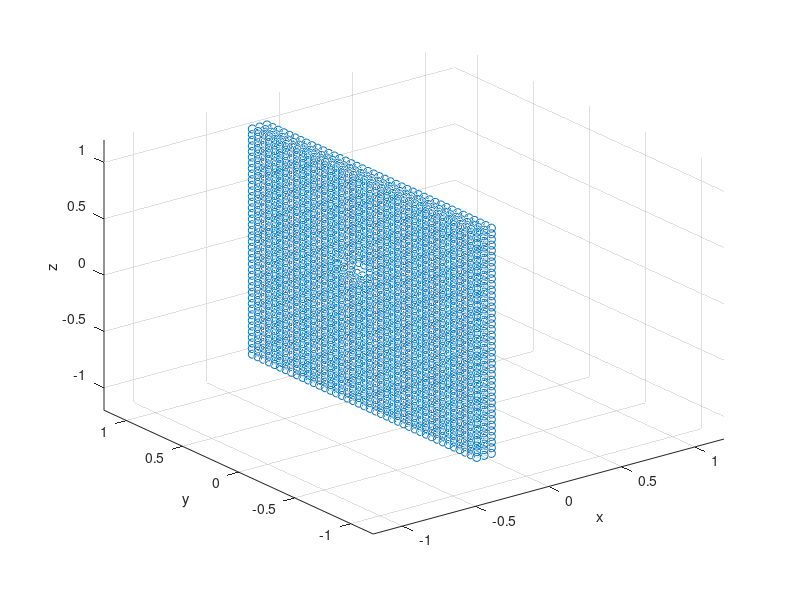

Here is the MATLAB script that generated this plot:
clc,clear all,close all
d=0.25; l=0.1; R=0.15; y0=0.1; z0=0.15; 
x0=d+l/2;
theta=atan(z0/abs(x0)); yy=R*cos(theta); zz=R*sin(theta);
k=-1:0.05:1;
% figure(1), plot3(x0,y0,z0,'g*','LineWidth',4),hold on
% Зануляем всё пространство
for i=1:1:length(k)
    for j=1:1:length(k)
        for m=1:1:length(k)
            A(i,j,m)=0;
        end
    end
end
%Обозначаем все точки стенки единичками
for z=-1:0.05:1
    for y=-1:0.05:1
        for x=-1:0.05:1
            if x<=-d && x>=-d-l
                n=round((1+0.05+x)/0.05); p=round((1+0.05+y)/0.05); r=round((1+0.05+z)/0.05); A(n,p,r)=1; %round - для преобразования в int
            end
        end
    end
end
u1=1;
%Обозначаем дырку в стене ноликами
for z=-1:0.05:1
    for y=-1:0.05:1
        for x=-1:0.05:1
            if(x<=-d) && (x>=-(d+l+0.01))
                if(y>=y0-yy) && (y<=y0+yy)
                    if(z>=z0-zz) && (z<=z0+zz)
                    n=round((1+0.05+x)/0.05); p=round((1+0.05+y)/0.05); r=round((1+0.05+z)/0.05); A(n,p,r)=0; C(u1,:)=[x y z]; u1=u1+1;
                    end
                end
            end
        end
    end
end
% figure(1),scatter3(C(:,1),C(:,2),C(:,3),'go'),hold on
t=1;
for i=1:1:length(k)
    for j=1:1:length(k)
        for m=1:1:length(k)
            if (A(i,j,m)==1)
                x1(t)=(0.05*i-1); y1(t)=(0.05*j-1); z1(t)=(0.05*m-1);
                t=t+1;
            end
        end
    end
end
A1(:,1)=x1;
A1(:,2)=y1;
A1(:,3)=z1;

figure(1)
scatter3(x1,y1,z1),grid on, hold on
xlabel('x')
ylabel('y')
zlabel('z')
xlim([-1.2 1.2])
ylim([-1.2 1.2])
zlim([-1.2 1.2])


% rbt.plot([q1 q2 q3])
% rbt.A([1],[0])
%  
% 
% ans = 
%          1         0         0         0
%          0         0        -1         0
%          0         1         0         0
%          0         0         0         1
% rbt.base * rbt.A([1],[0])
%  
% 
% ans = 
%    -0.5000    0.0000   -0.8660   -0.1107
%    -0.0001   -1.0000    0.0000    0.1748
%    -0.8660    0.0001    0.5000   0.04834
%          0         0         0         1
% rbt.plot([0 0 0])
